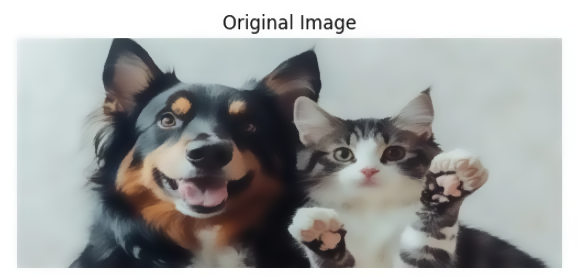
#> input picture Lab-task-5/blur1.webp, 578 x 280 px
$ python segmentation.py
#> lines starting #> are read from the running program, lines starting #| are printed output that depends on the picture; after the words box and inside, x2 and y2 are one past the last pixel; in counts of white or black regions, pixels touching at a corner belong together
import cv2
print(cv2.__version__)
from matplotlib import pyplot as plt


image = cv2.imread('blur1.webp')
#> image is the input picture: shape (280, 578, 3); mean B, G, R 163.9, 165, 163.4
gray_image = cv2.cvtColor(image, cv2.COLOR_BGR2GRAY)
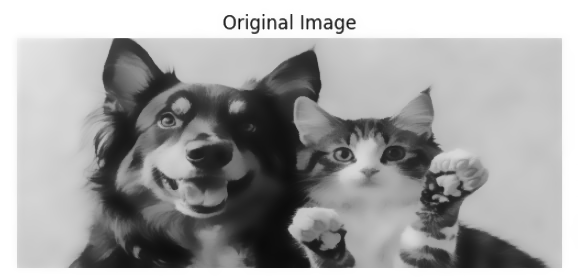
#> gray_image: shape (280, 578); min 11, max 255, mean 164.4
def show_image(img, title):
    plt.imshow(img, cmap='gray')
    plt.title(title)
    plt.axis('off')
    plt.show()
show_image(gray_image, 'Original Grayscale Image')

_, thresh_binary_inv = cv2.threshold(
    gray_image, 120, 255, cv2.THRESH_BINARY_INV)
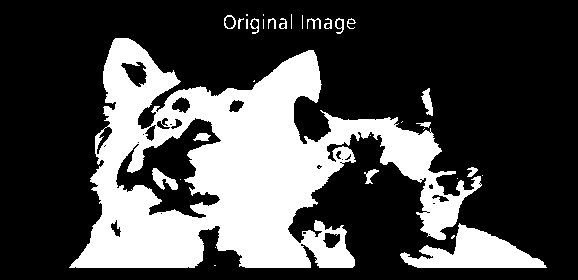
#> thresh_binary_inv: shape (280, 578); 28.9% white; 33 white regions (15 under 20 px), largest, box (x1, y1, x2, y2) and area: (69, 38, 482, 268) 42242, (400, 223, 547, 268) 3226, (152, 168, 178, 190) 277
show_image(thresh_binary_inv, 'Binary Threshold Inverted ')

_, thresh_tozero = cv2.threshold(gray_image, 120, 255, cv2.THRESH_TOZERO)
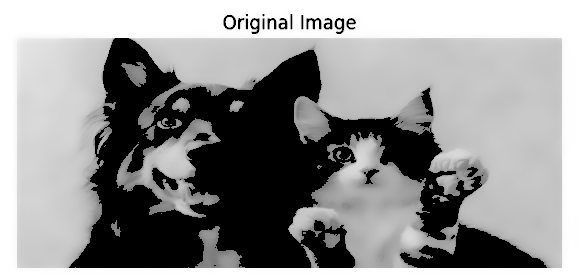
#> thresh_tozero: shape (280, 578); min 0, max 255, mean 147.8
show_image(thresh_tozero, 'Set to 0 ')

import cv2
import matplotlib.pyplot as plt

image = cv2.imread('blur1.webp')
gray_image = cv2.cvtColor(image, cv2.COLOR_BGR2GRAY)

def show_image(img, title):
    plt.imshow(img, cmap='gray')
    plt.title(title)
    plt.axis('off')
    plt.show()
show_image(gray_image, "Original Grayscale Image")
thresh_mean = cv2.adaptiveThreshold(
    gray_image, 255,
    cv2.ADAPTIVE_THRESH_MEAN_C,
    cv2.THRESH_BINARY,
    199, 5
)
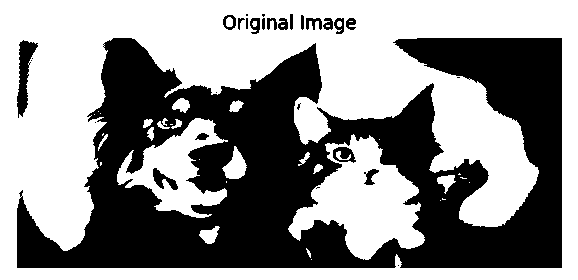
#> thresh_mean: shape (280, 578); 55.8% white; 29 black regions (10 under 20 px), largest, box (x1, y1, x2, y2) and area: (17, 38, 562, 268) 69130, (17, 40, 38, 118) 764, (153, 168, 178, 190) 239
show_image(thresh_mean, "Adaptive Mean Thresholding")
thresh_gauss = cv2.adaptiveThreshold(
    gray_image, 255,
    cv2.ADAPTIVE_THRESH_GAUSSIAN_C,
    cv2.THRESH_BINARY,
    199, 5
)
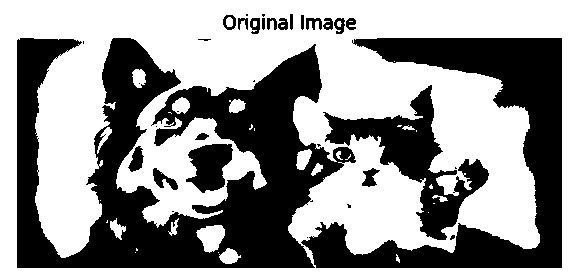
#> thresh_gauss: shape (280, 578); 58.8% white; 34 black regions (14 under 20 px), largest, box (x1, y1, x2, y2) and area: (17, 38, 356, 268) 37190, (301, 38, 562, 268) 19003, (323, 85, 489, 240) 7093
show_image(thresh_gauss, "Adaptive Gaussian Thresholding")
